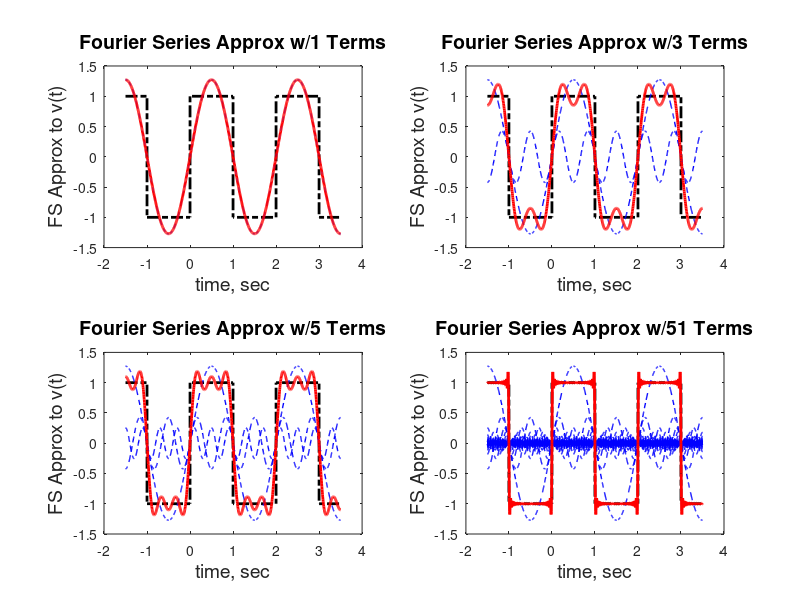

The MATLAB source for this figure:

clear; clc; close all; % clear memory and command window, close all figures

t = -1.5:0.005:3.5; % times over which to plot FS

Nval = [1, 3, 5, 51]; % upper limits for n in summation
figure(1);
% Build square wave using increasing number of terms
for in = 1:4
        v = 0;
        subplot(2,2,in);
        % plot of true square wave
        plot([-1.5, -1, -1,  0, 0, 1,  1,  2, 2, 3,  3, 3.5],...
        [1,    1, -1, -1, 1, 1, -1, -1, 1, 1, -1,  -1],'k-.','LineWidth',2);
        hold on;
    for n = 1:2:Nval(in)
          harm = 4*sin(n*pi*t)/(n*pi);
          v    = v + harm;
          plot(t,harm,'b--','LineWidth',1); % plot each harmonic
    end
    plot(t,v,'r-','LineWidth',2); % plot sum of all terms/harmonics
    hold off;
    xlabel('time, sec','FontSize',14); ylabel('FS Approx to v(t)','FontSize',14);
    title(['Fourier Series Approx w/',num2str(Nval(in)),' Terms'],'FontSize',14);
end        
      